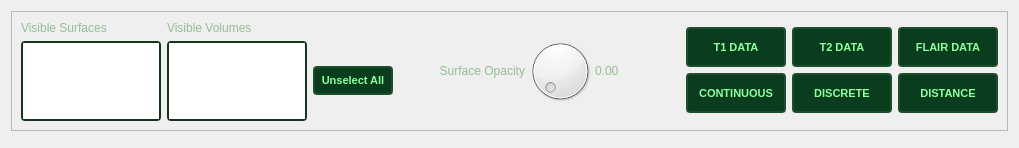
      <widget class="QWidget" name="continuousMode">
       <layout class="QGridLayout" name="gridLayout_5">
        <item row="2" column="0">
         <widget class="QFrame" name="frame">
          <property name="sizePolicy">
           <sizepolicy hsizetype="Expanding" vsizetype="Expanding">
            <horstretch>0</horstretch>
            <verstretch>0</verstretch>
           </sizepolicy>
          </property>
          <property name="minimumSize">
           <size>
            <width>650</width>
            <height>0</height>
           </size>
          </property>
          <property name="styleSheet">
           <string notr="true">background-color: rgb(6, 16, 9);
border-color: rgb(20, 52, 30);
border-style: solid;
border-width: 2px;
border-radius: 10px;</string>
          </property>
          <property name="frameShape">
           <enum>QFrame::StyledPanel</enum>
          </property>
          <property name="frameShadow">
           <enum>QFrame::Plain</enum>
          </property>
         </widget>
        </item>
        <item row="1" column="0">
         <widget class="QFrame" name="frame_2">
          <property name="enabled">
           <bool>true</bool>
          </property>
          <property name="sizePolicy">
           <sizepolicy hsizetype="Preferred" vsizetype="Preferred">
            <horstretch>0</horstretch>
            <verstretch>0</verstretch>
           </sizepolicy>
          </property>
          <property name="minimumSize">
           <size>
            <width>0</width>
            <height>50</height>
           </size>
          </property>
          <property name="layoutDirection">
           <enum>Qt::LeftToRight</enum>
          </property>
          <property name="frameShape">
           <enum>QFrame::StyledPanel</enum>
          </property>
          <property name="frameShadow">
           <enum>QFrame::Raised</enum>
          </property>
          <layout class="QGridLayout" name="gridLayout_3">
           <item row="2" column="4">
            <layout class="QHBoxLayout" name="horizontalLayout_3" stretch="0,0,0">
             <property name="spacing">
              <number>0</number>
             </property>
             <property name="sizeConstraint">
              <enum>QLayout::SetMinimumSize</enum>
             </property>
             <property name="topMargin">
              <number>0</number>
             </property>
             <property name="rightMargin">
              <number>10</number>
             </property>
             <property name="bottomMargin">
              <number>0</number>
             </property>
             <item>
              <widget class="QLabel" name="label_3">
               <property name="styleSheet">
                <string notr="true">color: rgb(149, 189, 149);
font: 9pt &quot;Google Sans&quot;;</string>
               </property>
               <property name="text">
                <string>Surface Opacity</string>
               </property>
               <property name="alignment">
                <set>Qt::AlignRight|Qt::AlignTrailing|Qt::AlignVCenter</set>
               </property>
              </widget>
             </item>
             <item>
              <widget class="QDial" name="dial">
               <property name="minimumSize">
                <size>
                 <width>0</width>
                 <height>50</height>
                </size>
               </property>
               <property name="maximumSize">
                <size>
                 <width>70</width>
                 <height>70</height>
                </size>
               </property>
              </widget>
             </item>
             <item>
              <widget class="QLabel" name="opacityValueLabel">
               <property name="minimumSize">
                <size>
                 <width>35</width>
                 <height>0</height>
                </size>
               </property>
               <property name="styleSheet">
                <string notr="true">color: rgb(149, 189, 149);
font: 12pt &quot;Google Sans&quot;;</string>
               </property>
               <property name="text">
                <string>0.00</string>
               </property>
               <property name="alignment">
                <set>Qt::AlignLeading|Qt::AlignLeft|Qt::AlignVCenter</set>
               </property>
              </widget>
             </item>
            </layout>
           </item>
           <item row="2" column="3">
            <spacer name="horizontalSpacer_2">
             <property name="orientation">
              <enum>Qt::Horizontal</enum>
             </property>
             <property name="sizeHint" stdset="0">
              <size>
               <width>40</width>
               <height>20</height>
              </size>
             </property>
            </spacer>
           </item>
           <item row="2" column="5">
            <spacer name="horizontalSpacer">
             <property name="orientation">
              <enum>Qt::Horizontal</enum>
             </property>
             <property name="sizeHint" stdset="0">
              <size>
               <width>40</width>
               <height>20</height>
              </size>
             </property>
            </spacer>
           </item>
           <item row="2" column="6">
            <layout class="QGridLayout" name="gridLayout_10">
             <property name="rightMargin">
              <number>0</number>
             </property>
             <property name="horizontalSpacing">
              <number>6</number>
             </property>
             <property name="verticalSpacing">
              <number>0</number>
             </property>
             <item row="0" column="1">
              <widget class="QPushButton" name="pushButton_T2">
               <property name="minimumSize">
                <size>
                 <width>100</width>
                 <height>40</height>
                </size>
               </property>
               <property name="maximumSize">
                <size>
                 <width>100</width>
                 <height>16777215</height>
                </size>
               </property>
               <property name="styleSheet">
                <string notr="true">QPushButton:disabled#pushButton_T2
{
color: gray;
}
QPushButton:hover#pushButton_T2
{
background-color: rgb(54, 113, 38);
}
QPushButton:pressed#pushButton_T2 {background-color:rgb(143, 180,146);}
QPushButton:checked#pushButton_T2 {background-color:rgb(143, 180,146);color: rgb(6,16,19);}
QPushButton#pushButton_T2
{
background-color: rgb(10, 61, 29);
color: rgb(161, 226, 158);
border-style: outset;
border-width: 2px;
border-radius: 4px;
border-color: rgb(29, 77, 43);
font: bold 11px;
padding: 6px;
color: rgb(142, 255, 159);
font: 9pt &quot;Google Sans&quot;;
border-style: solid;
}</string>
               </property>
               <property name="text">
                <string>T2 DATA</string>
               </property>
               <property name="checkable">
                <bool>true</bool>
               </property>
              </widget>
             </item>
             <item row="0" column="0">
              <widget class="QPushButton" name="pushButton_T1">
               <property name="minimumSize">
                <size>
                 <width>100</width>
                 <height>40</height>
                </size>
               </property>
               <property name="maximumSize">
                <size>
                 <width>100</width>
                 <height>16777215</height>
                </size>
               </property>
               <property name="styleSheet">
                <string notr="true">QPushButton:disabled#pushButton_T1
{
color: gray;
}
QPushButton:hover#pushButton_T1
{
background-color: rgb(54, 113, 38);
}
QPushButton:pressed#pushButton_T1 {background-color:rgb(143, 180,146);}
QPushButton:checked#pushButton_T1 {background-color:rgb(143, 180,146);color: rgb(6,16,19);}
QPushButton#pushButton_T1
{
background-color: rgb(10, 61, 29);
color: rgb(161, 226, 158);
border-style: outset;
border-width: 2px;
border-radius: 4px;
border-color: rgb(29, 77, 43);
font: bold 11px;
padding: 6px;
color: rgb(142, 255, 159);
font: 9pt &quot;Google Sans&quot;;
border-style: solid;
}</string>
               </property>
               <property name="text">
                <string>T1 DATA</string>
               </property>
               <property name="checkable">
                <bool>true</bool>
               </property>
               <property name="checked">
                <bool>false</bool>
               </property>
              </widget>
             </item>
             <item row="0" column="2">
              <widget class="QPushButton" name="pushButton_FLAIR">
               <property name="minimumSize">
                <size>
                 <width>100</width>
                 <height>40</height>
                </size>
               </property>
               <property name="maximumSize">
                <size>
                 <width>100</width>
                 <height>16777215</height>
                </size>
               </property>
               <property name="styleSheet">
                <string notr="true">QPushButton:disabled#pushButton_FLAIR
{
color: gray;
}
QPushButton:hover#pushButton_FLAIR
{
background-color: rgb(54, 113, 38);
}
QPushButton:pressed#pushButton_FLAIR {background-color:rgb(143, 180,146);}
QPushButton:checked#pushButton_FLAIR {background-color:rgb(143, 180,146);color: rgb(6,16,19);}
QPushButton#pushButton_FLAIR
{
background-color: rgb(10, 61, 29);
color: rgb(161, 226, 158);
border-style: outset;
border-width: 2px;
border-radius: 4px;
border-color: rgb(29, 77, 43);
font: bold 11px;
padding: 6px;
color: rgb(142, 255, 159);
font: 9pt &quot;Google Sans&quot;;
border-style: solid;
}</string>
               </property>
               <property name="text">
                <string>FLAIR DATA</string>
               </property>
               <property name="checkable">
                <bool>true</bool>
               </property>
              </widget>
             </item>
             <item row="1" column="0">
              <widget class="QPushButton" name="pushButton_Continuous">
               <property name="minimumSize">
                <size>
                 <width>100</width>
                 <height>40</height>
                </size>
               </property>
               <property name="maximumSize">
                <size>
                 <width>100</width>
                 <height>16777215</height>
                </size>
               </property>
               <property name="styleSheet">
                <string notr="true">QPushButton:disabled#pushButton_Continuous
{
color: gray;
}
QPushButton:hover#pushButton_Continuous
{
background-color: rgb(54, 113, 38);
}
QPushButton:pressed#pushButton_Continuous {background-color:rgb(143, 180,146);}
QPushButton:checked#pushButton_Continuous {background-color:rgb(143, 180,146);color: rgb(6,16,19);}
QPushButton#pushButton_Continuous
{
background-color: rgb(10, 61, 29);
color: rgb(161, 226, 158);
border-style: outset;
border-width: 2px;
border-radius: 4px;
border-color: rgb(29, 77, 43);
font: bold 11px;
padding: 6px;
color: rgb(142, 255, 159);
font: 9pt &quot;Google Sans&quot;;
border-style: solid;
}</string>
               </property>
               <property name="text">
                <string>CONTINUOUS</string>
               </property>
               <property name="checkable">
                <bool>true</bool>
               </property>
               <property name="checked">
                <bool>false</bool>
               </property>
              </widget>
             </item>
             <item row="1" column="1">
              <widget class="QPushButton" name="pushButton_Discrete">
               <property name="minimumSize">
                <size>
                 <width>100</width>
                 <height>40</height>
                </size>
               </property>
               <property name="maximumSize">
                <size>
                 <width>100</width>
                 <height>16777215</height>
                </size>
               </property>
               <property name="styleSheet">
                <string notr="true">QPushButton:disabled#pushButton_Discrete
{
color: gray;
}
QPushButton:hover#pushButton_Discrete
{
background-color: rgb(54, 113, 38);
}
QPushButton:pressed#pushButton_Discrete {background-color:rgb(143, 180,146);}
QPushButton:checked#pushButton_Discrete {background-color:rgb(143, 180,146);color: rgb(6,16,19);}
QPushButton#pushButton_Discrete
{
background-color: rgb(10, 61, 29);
color: rgb(161, 226, 158);
border-style: outset;
border-width: 2px;
border-radius: 4px;
border-color: rgb(29, 77, 43);
font: bold 11px;
padding: 6px;
color: rgb(142, 255, 159);
font: 9pt &quot;Google Sans&quot;;
border-style: solid;
}</string>
               </property>
               <property name="text">
                <string>DISCRETE</string>
               </property>
               <property name="checkable">
                <bool>true</bool>
               </property>
              </widget>
             </item>
             <item row="1" column="2">
              <widget class="QPushButton" name="pushButton_Distance">
               <property name="minimumSize">
                <size>
                 <width>100</width>
                 <height>40</height>
                </size>
               </property>
               <property name="maximumSize">
                <size>
                 <width>100</width>
                 <height>16777215</height>
                </size>
               </property>
               <property name="styleSheet">
                <string notr="true">QPushButton:disabled#pushButton_Distance
{
color: gray;
}
QPushButton:hover#pushButton_Distance
{
background-color: rgb(54, 113, 38);
}
QPushButton:pressed#pushButton_Distance {background-color:rgb(143, 180,146);}
QPushButton:checked#pushButton_Distance {background-color:rgb(143, 180,146);color: rgb(6,16,19);}
QPushButton#pushButton_Distance
{
background-color: rgb(10, 61, 29);
color: rgb(161, 226, 158);
border-style: outset;
border-width: 2px;
border-radius: 4px;
border-color: rgb(29, 77, 43);
font: bold 11px;
padding: 6px;
color: rgb(142, 255, 159);
font: 9pt &quot;Google Sans&quot;;
border-style: solid;
}</string>
               </property>
               <property name="text">
                <string>DISTANCE</string>
               </property>
               <property name="checkable">
                <bool>true</bool>
               </property>
              </widget>
             </item>
            </layout>
           </item>
           <item row="2" column="1">
            <layout class="QGridLayout" name="gridLayout_11">
             <property name="rightMargin">
              <number>0</number>
             </property>
             <item row="1" column="1">
              <widget class="QListView" name="listView_Structural">
               <property name="sizePolicy">
                <sizepolicy hsizetype="Minimum" vsizetype="Fixed">
                 <horstretch>0</horstretch>
                 <verstretch>0</verstretch>
                </sizepolicy>
               </property>
               <property name="minimumSize">
                <size>
                 <width>0</width>
                 <height>80</height>
                </size>
               </property>
               <property name="maximumSize">
                <size>
                 <width>140</width>
                 <height>80</height>
                </size>
               </property>
               <property name="styleSheet">
                <string notr="true">border-color: rgb(20, 52, 30);
color: rgb(149, 189, 149);
border-style: solid;
border-width: 2px;
border-radius: 4px;
</string>
               </property>
              </widget>
             </item>
             <item row="0" column="0">
              <widget class="QLabel" name="label_4">
               <property name="styleSheet">
                <string notr="true">color: rgb(149, 189, 149);
font: 9pt &quot;Google Sans&quot;;</string>
               </property>
               <property name="text">
                <string>Visible Surfaces</string>
               </property>
               <property name="alignment">
                <set>Qt::AlignLeading|Qt::AlignLeft|Qt::AlignVCenter</set>
               </property>
              </widget>
             </item>
             <item row="0" column="1">
              <widget class="QLabel" name="label_5">
               <property name="styleSheet">
                <string notr="true">color: rgb(149, 189, 149);
font: 9pt &quot;Google Sans&quot;;</string>
               </property>
               <property name="text">
                <string>Visible Volumes</string>
               </property>
               <property name="alignment">
                <set>Qt::AlignLeading|Qt::AlignLeft|Qt::AlignVCenter</set>
               </property>
              </widget>
             </item>
             <item row="1" column="0">
              <widget class="QListView" name="listView">
               <property name="sizePolicy">
                <sizepolicy hsizetype="Minimum" vsizetype="Fixed">
                 <horstretch>0</horstretch>
                 <verstretch>0</verstretch>
                </sizepolicy>
               </property>
               <property name="maximumSize">
                <size>
                 <width>140</width>
                 <height>80</height>
                </size>
               </property>
               <property name="styleSheet">
                <string notr="true">border-color: rgb(20, 52, 30);
color: rgb(149, 189, 149);
border-style: solid;
border-width: 2px;
border-radius: 4px;
</string>
               </property>
              </widget>
             </item>
             <item row="1" column="2">
              <widget class="QPushButton" name="pushButton_UnselectAllSubjects">
               <property name="minimumSize">
                <size>
                 <width>80</width>
                 <height>0</height>
                </size>
               </property>
               <property name="styleSheet">
                <string notr="true">QPushButton:hover#pushButton_UnselectAllSubjects
{
background-color: rgb(54, 113, 38);
}
QPushButton:pressed#pushButton_UnselectAllSubjects {background-color:rgb(143, 180,146);}
QPushButton#pushButton_UnselectAllSubjects
{
background-color: rgb(10, 61, 29);
color: rgb(161, 226, 158);
border-style: outset;
border-width: 2px;
border-radius: 4px;
border-color: rgb(29, 77, 43);
font: bold 11px;
padding: 6px;
color: rgb(142, 255, 159);
font: 9pt &quot;Google Sans&quot;;
border-style: solid;
}</string>
               </property>
               <property name="text">
                <string>Unselect All</string>
               </property>
              </widget>
             </item>
            </layout>
           </item>
          </layout>
         </widget>
        </item>
       </layout>
      </widget>
